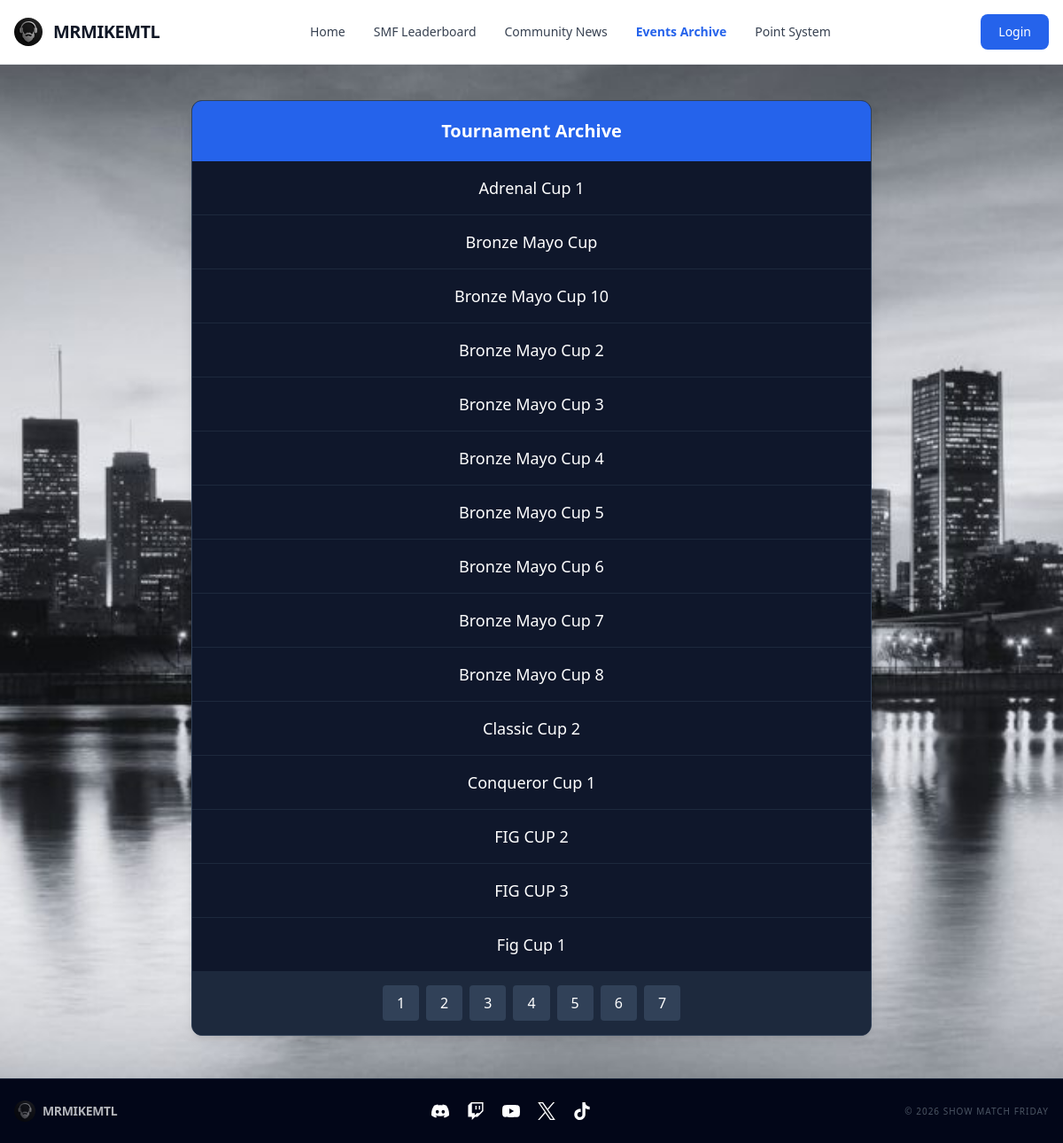
The app's page /events with its own data.
### tables this page shows
CREATE TABLE tournaments2026 (id INTEGER PRIMARY KEY, name varchar(255), participants varchar(255), progress_state varchar(255), tournament_id integer, points_calculated INTEGER NOT NULL DEFAULT 0);

CREATE TABLE tournaments (id INTEGER PRIMARY KEY, name varchar(255), participants varchar(255), progress_state varchar(255), tournament_id integer);

### web/app.py (the view, shortened to what this page needs)
@app.route("/events")
def events():
    data2025 = dbsession.exec_driver_sql("SELECT name FROM tournaments;").all()
    data2026 = dbsession.exec_driver_sql("SELECT name FROM tournaments2026;").all()
    all_events = data2025 + data2026
    event = request.args.get("event")
    if not event:
        raw_data = sorted(all_events)
        data = []
        page_size = 15
        total = len(raw_data)
        total_pages = max(1, round(total / page_size))
        page = request.args.get("page", type=int) or 1
        starting_spot = (page - 1) * page_size + 1
        i = 1
        for record in raw_data:
            if i >= starting_spot and len(data) < page_size:
                data.append({"name": record.name})
            i += 1
        pages = list(range(1, total_pages + 1))
        return render_template("events.html", data=data, pages=pages)

### web/templates/events.html (shortened to what this page needs)
{% extends "base.html" %}
{% block content %}
<div class="max-w-3xl mx-auto">
    {% if data %}
    <div class="overflow-hidden rounded-xl shadow-lg border border-slate-700 bg-slate-900">
        <h2 class="p-5 text-xl font-bold text-center bg-blue-600 text-white">Tournament Archive</h2>
        <div class="divide-y divide-slate-800">
            {% for row in data %}
            <a href="/events?event={{ row.name }}" class="block px-6 py-4 text-center text-lg font-medium text-white hover:bg-blue-900/30 hover:text-blue-400 transition-all">
                {{ row.name.split("-")[0].replace("_", " ") }}
            </a>
            {% endfor %}
        </div>
        <div class="flex justify-center bg-slate-800 p-4 gap-2">
            {% for page in pages %}
                <a href="/events?page={{ page }}" class="px-4 py-2 bg-slate-700 text-white rounded hover:bg-blue-600 transition-all">{{ page }}</a>
            {% endfor %}
        </div>
    </div>
    {% endif %}
</div>
{% endblock %}

### web/templates/base.html (shortened to what this page needs)
<!DOCTYPE html>
<html lang="en">
<head>
    <link rel="stylesheet" href="{{url_for('static',filename='dist/output.css')}}">
</head>
<body class="bg-gray-900">
    <nav class="bg-white border-b border-gray-200 px-4 py-2.5">
        <div class="container flex flex-wrap items-center justify-between mx-auto max-w-7xl">
            <a href="/" class="flex items-center">
                <img src="../static/dist/beard_logo.jpg" class="h-8 mr-3 rounded-full">
                <span class="self-center text-xl font-bold tracking-tight text-gray-900">MRMIKEMTL</span>
            </a>
            <div class="flex md:order-2 items-center">
                {% if current_user.is_authenticated %}
                    <div class="flex items-center gap-4 mr-4">
                        <span class="text-blue-600 font-bold hidden sm:block">
                            Welcome, {{ current_user.username }}
                        </span>
                        <a href="{{ url_for('logout') }}"
                        class="text-white bg-red-600 hover:bg-red-700 font-medium rounded-lg text-sm px-5 py-2.5 transition-colors">
                            Logout
                        </a>
                    </div>
                {% else %}
                    <a href="{{ url_for('login') }}"
                    class="text-white bg-blue-600 hover:bg-blue-700 font-medium rounded-lg text-sm px-5 py-2.5">
                        Login
                    </a>
                {% endif %}
            </div>
            <div class="items-center justify-between hidden w-full md:flex md:w-auto md:order-1" id="navbar-cta">
                <ul class="flex flex-col p-4 mt-4 border border-gray-100 rounded-lg md:flex-row md:space-x-8 md:mt-0 md:text-sm md:font-medium md:border-0">
                    <li><a href="/" class="block py-2 px-3 {% if request.path == '/' %}text-blue-600 font-bold{% else %}text-gray-700 hover:text-blue-600{% endif %} md:p-0">Home</a></li>
                    <li><a href="/leaderboard" class="block py-2 px-3 {% if request.path == '/leaderboard' %}text-blue-600 font-bold{% else %}text-gray-700 hover:text-blue-600{% endif %} md:p-0">SMF Leaderboard</a></li>
                    <li><a href="/news" class="block py-2 px-3 {% if request.path == '/news' %}text-blue-600 font-bold{% else %}text-gray-700 hover:text-blue-600{% endif %} md:p-0">Community News</a></li>
                    <li><a href="/events" class="block py-2 px-3 {% if request.path == '/events' %}text-blue-600 font-bold{% else %}text-gray-700 hover:text-blue-600{% endif %} md:p-0">Events Archive</a></li>
                    <li><a href="/point_system" class="block py-2 px-3 {% if request.path == '/point_system' %}text-blue-600 font-bold{% else %}text-gray-700 hover:text-blue-600{% endif %} md:p-0">Point System</a></li>
                </ul>
            </div>
        </div>
    </nav>
    <div class="bg-slate-950 bg-[url('cityscape.jpg')] bg-cover bg-fixed bg-center min-h-screen w-full flex flex-col items-center pt-10">
    <div class="w-full max-w-7xl px-4 mb-auto"> {% block content %}{% endblock %}
    </div>
    <footer class="w-full bg-slate-950 border-t border-slate-800 py-6 mt-12">
            <div class="max-w-7xl mx-auto px-4 flex flex-col md:flex-row justify-between items-center gap-4">
                <div class="flex items-center opacity-70">
                    <img src="../static/dist/beard_logo.jpg" class="h-6 mr-2 rounded-full">
                    <span class="text-sm font-bold text-white uppercase tracking-tight">MRMIKEMTL</span>
                </div>
                <div class="flex gap-5">
                    <a href="https://discord.gg/uxWJRgnDt5" class="hover:scale-110 transition-transform"><img src="../static/dist/discord.svg" class="h-5 w-5 invert"></a>
                    <a href="https://www.twitch.tv/mrmikemtl" class="hover:scale-110 transition-transform"><img src="../static/dist/twitch.svg" class="h-5 w-5 invert"></a>
                    <a href="https://www.youtube.com/@mrmikemtl" class="hover:scale-110 transition-transform"><img src="../static/dist/youtube.svg" class="h-5 w-5 invert"></a>
                    <a href="https://x.com/mrmikeMTL" class="hover:scale-110 transition-transform"><img src="../static/dist/x.svg" class="h-5 w-5 invert"></a>
                    <a href="https://www.tiktok.com/@showmatchfriday" class="hover:scale-110 transition-transform"><img src="../static/dist/tiktok.svg" class="h-5 w-5 invert"></a>
                </div>
                <p class="text-gray-600 text-[10px] uppercase tracking-widest">© 2026 Show Match Friday</p>
            </div>
        </footer>
    </div>
</body>
</html>

### records on screen
tournaments2026: name.split "Adrenal Cup 1"
tournaments: name.split "Bronze Mayo Cup"
tournaments2026: name.split "Bronze Mayo Cup 10"
tournaments: name.split "Bronze Mayo Cup 2"
tournaments: name.split "Bronze Mayo Cup 3"
tournaments: name.split "Bronze Mayo Cup 4"
tournaments: name.split "Bronze Mayo Cup 5"
tournaments: name.split "Bronze Mayo Cup 6"
tournaments2026: name.split "Bronze Mayo Cup 7"
tournaments2026: name.split "Bronze Mayo Cup 8"
tournaments2026: name.split "Classic Cup 2"
tournaments2026: name.split "Conqueror Cup 1"
tournaments2026: name.split "FIG CUP 2"
tournaments2026: name.split "FIG CUP 3"
tournaments2026: name.split "Fig Cup 1"

### other values on screen
{{ page }} "1" "2" "3" "4" "5" "6" "7"
